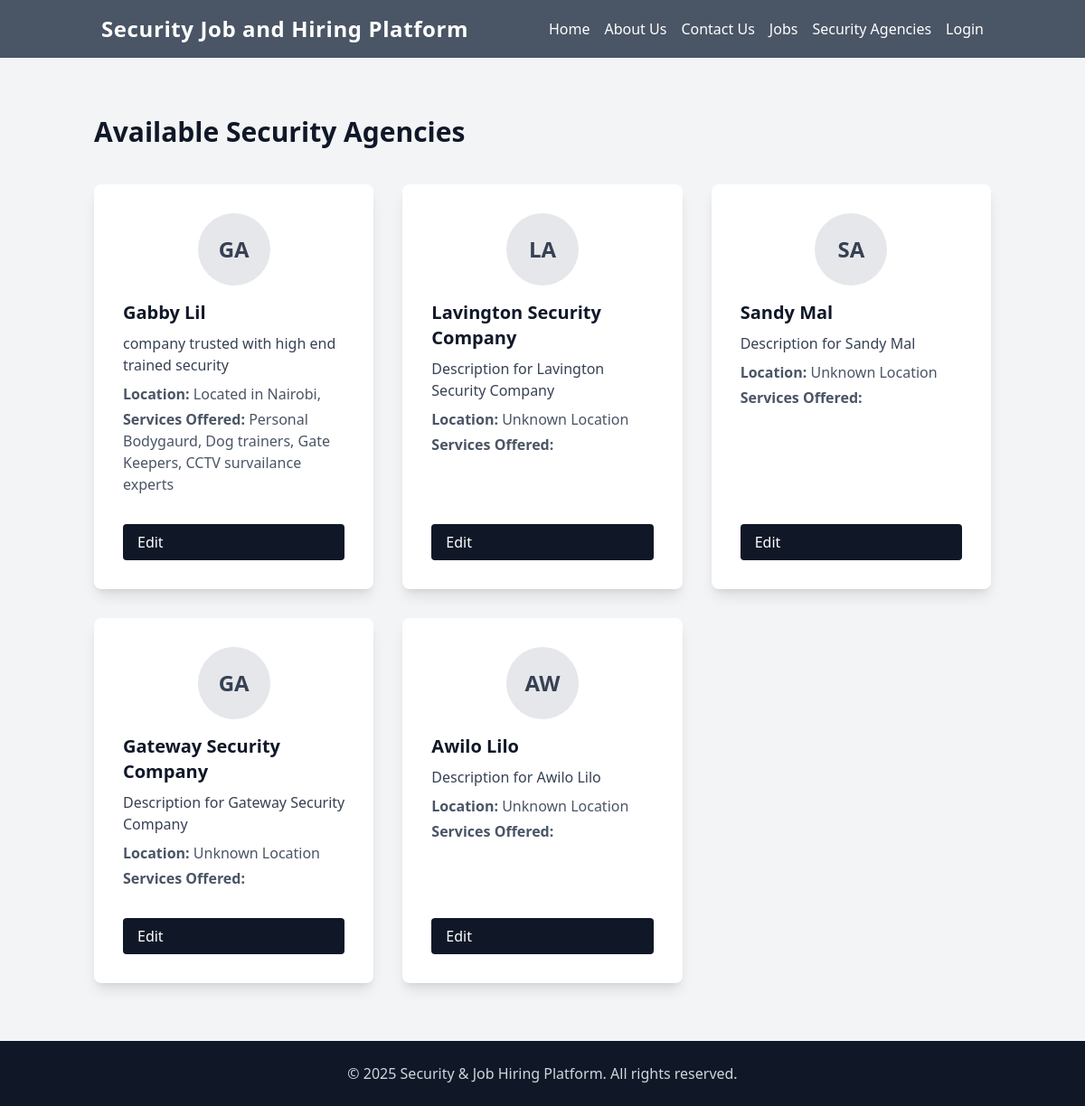
Before: /agencies/ with the older database file.
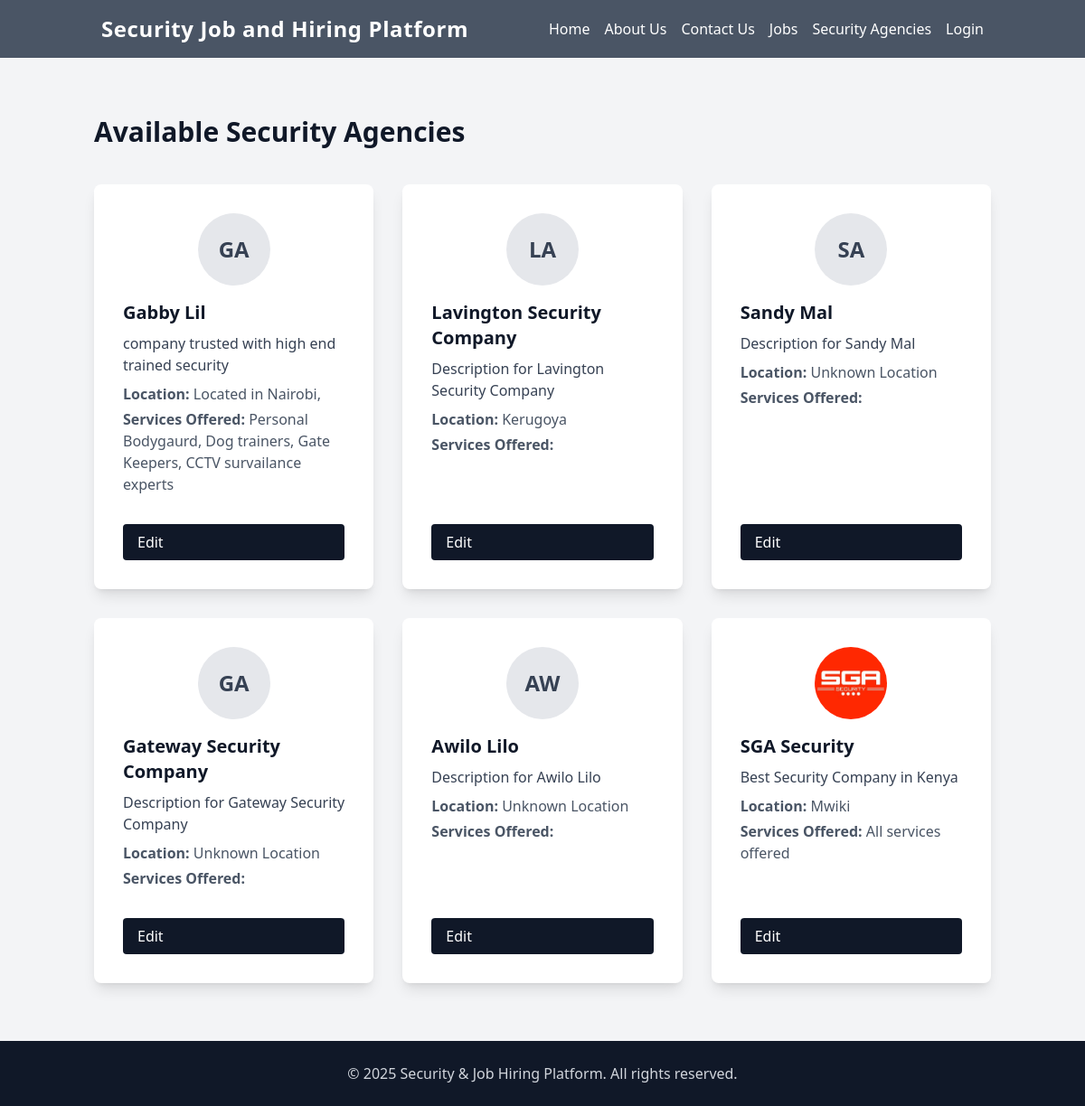
After: the same page with the newer database file.
### job_hiring/models.py (models this page shows, shortened)
class SecurityCompany(models.Model):
    name = models.CharField(max_length=255, unique=True)  # Ensure company name is unique
    logo = models.ImageField(upload_to='company_logos/', blank=True, null=True)  # Optional logo field
    description = models.TextField(blank=True, null=True)
    location = models.CharField(max_length=255, default='Unknown Location')
    services_offered = models.TextField(blank=True)
    user = models.OneToOneField(User, on_delete=models.CASCADE, null=True, blank=True)  # Link to User model

### job_hiring/views.py (the view)
# urls.py: path('agencies/', list_agencies, name='list_agencies'),
def list_agencies(request):
    agencies = SecurityCompany.objects.all()  # Fetch all employers/agencies
    return render(request, 'list_agencies.html', {'agencies': agencies})

### theme/templates/list_agencies.html (shortened to what this page needs)
{% extends 'base.html' %}
{% block content %}
{% load static %}
<section class="bg-gray-100 py-16 min-h-screen">
    <div class="container mx-auto px-4">
        <div class="flex items-center justify-between mb-10">
            <h2 class="text-3xl font-bold text-gray-900">Available Security Agencies</h2>
        </div>
        <ul class="grid grid-cols-1 md:grid-cols-2 lg:grid-cols-3 gap-8">
            {% for agency in agencies %}
                <li class="bg-white rounded-lg shadow-lg p-8 flex flex-col justify-between hover:shadow-xl transition">
                    <div>
                        {% if agency.logo %}
                            <img src="{{ agency.logo.url }}" alt="{{ agency.name }} Logo" class="w-20 h-20 object-cover rounded-full mb-4 mx-auto">
                        {% else %}
                            <div class="w-20 h-20 flex items-center justify-center rounded-full bg-gray-200 text-gray-700 text-2xl font-bold mb-4 mx-auto">
                                {{ agency.name|slice:":2"|upper }}
                            </div>
                        {% endif %}
                        <h3 class="text-xl font-semibold mb-2 text-gray-900">{{ agency.name }}</h3>
                        <p class="text-gray-700 mb-2">{{ agency.description }}</p>
                        <p class="text-gray-600 mb-1"><span class="font-semibold">Location:</span> {{ agency.location }}</p>
                        <p class="text-gray-600 mb-4"><span class="font-semibold">Services Offered:</span> {{ agency.services_offered }}</p>
                    </div>
                    {% if request.user.role == 'client' %}
                        <a href="{% url 'hire_agency' agency_id=agency.id %}" class="inline-block mt-4 bg-blue-600 text-white px-4 py-2 rounded hover:bg-blue-700 transition">Hire Company</a>
                    {% else %}
                        <a href="{% url 'update_security_companies' agency.id %}" class="inline-block mt-4 bg-gray-900 text-white px-4 py-2 rounded hover:bg-gray-700 transition">Edit</a>
                    {% endif %}
                </li>
            {% empty %}
                <li class="col-span-full text-center text-gray-500 py-12 bg-white rounded-lg shadow">No agencies found.</li>
            {% endfor %}
        </ul>
    </div>
</section>
<footer class="bg-gray-900 text-gray-300 py-6 text-center">
    <p>&copy; 2025 Security &amp; Job Hiring Platform. All rights reserved.</p>
</footer>
{% endblock %}

### theme/templates/base.html (shortened to what this page needs)
{% load static tailwind_tags %}
<!DOCTYPE html>
<html lang="en">
<head>
    {% tailwind_css %}
</head>
<body>
    <header
        class="{% if page == 'landing' or page == 'about_us' %}bg-white text-gray-600{% else %}bg-gray-600 text-white{% endif %} shadow">
        <div class="container mx-auto flex flex-col md:flex-row items-center justify-between py-4 px-6">
            <h1 class="text-2xl font-bold mb-2 md:mb-0 tracking-wide">Security Job and Hiring Platform</h1>
            <nav class="flex flex-wrap gap-4">
                <a href="{% url 'landing_page' %}" class="hover:text-blue-300 transition">Home</a>
                <a href="{% url 'about_us' %}" class="hover:text-blue-300 transition">About Us</a>
                <a href="#" class="hover:text-blue-300 transition">Contact Us</a>
                <a href="{% url 'job_list' %}" class="hover:text-blue-300 transition">Jobs</a>
                <a href="{% url 'list_agencies' %}" class="hover:text-blue-300 transition">Security Agencies</a>
                {% if user.is_authenticated %}
               <a href="{% url 'profile' %}"><span class="text-gray-300">Welcome, {{ user.username }}!</span></a>
                <a href="{% url 'log_out' %}" class="hover:text-blue-300 transition">Logout</a>
                {% else %}
                <a href="{% url 'log_in' %}" class="hover:text-blue-300 transition">Login</a>
                {% endif %}
            </nav>
        </div>
    </header>
    {% block content %}
    {% endblock %}
    <link href="https://cdnjs.cloudflare.com/ajax/libs/toastr.js/2.1.4/toastr.css" rel="stylesheet">
</body>
</html>

Changed rows visible on the page:
changed SecurityCompany "LA": location "Unknown Location" → "Kerugoya"
added SecurityCompany: logo (picture), name "SGA Security", description "Best Security Company in Kenya", location "Mwiki", services_offered "All services offered"
